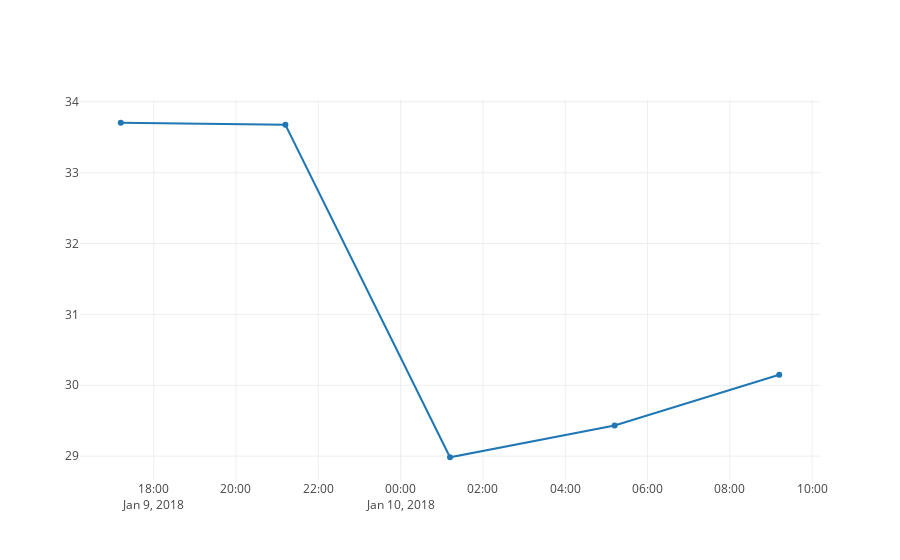

Notebook source saved alongside this figure:
### Code cell
iplot(plot_boot)

### Figure 1 — Plotly figure (JSON) as saved in the notebook; plotly's stock layout.template omitted (floating-point values rounded to 4 significant figures)
{"data": [{"name": "Boot new VM in seconds", "type": "scatter", "x": ["2018-01-09T17:12:00", "2018-01-09T21:12:00", "2018-01-10T01:12:00", "2018-01-10T05:12:00", "2018-01-10T09:12:00"], "y": [33.7, 33.68, 28.98, 29.43, 30.15]}], "layout": {}}
